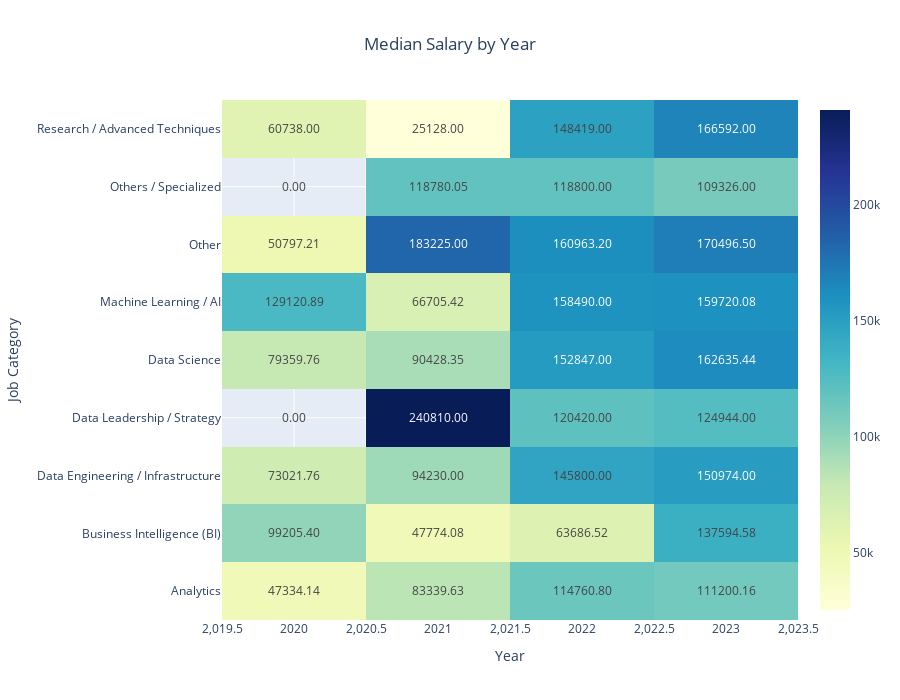

This figure's notebook cell:
### Markdown cell above
## Remote Work Distribution

The histogram shows the distribution of job roles based on their remote work ratio, highlighting three categories: **On-site (0)**, **Hybrid (50)**, and **Fully Remote (100)**:

- **On-site roles** make up the largest portion, with **1,923 jobs** (around 51%), showing that many companies still prefer or require employees to be physically present in the workplace.
- **Fully Remote roles** are the second most common, accounting for **1,643 jobs** (approximately 44%). This reflects the growing trend of remote work, as more organizations continue to adopt fully remote models.
- **Hybrid roles** are the least common, with only **189 jobs** (about 5%), indicating that while some companies offer a mix of remote and on-site work, it is less common than the fully remote or fully on-site models.

This distribution suggests that while on-site jobs remain dominant, there is a significant shift toward fully remote work, with hybrid models still being a relatively rare approach.

### Code cell
# create pivot table
pivot_table = data.pivot_table(values='adjusted_salary_usd', index='job_category', columns='work_year', aggfunc='median')

# Create Heatmap
fig = go.Figure(data=go.Heatmap(
    z=pivot_table.values,
    x=pivot_table.columns,
    y=pivot_table.index,
    colorscale='YlGnBu',
    text=pivot_table.values,
    texttemplate="%{text:.2f}",
    textfont={"size":12}
))

fig.update_layout(
    title='Median Salary by Year',
    xaxis_title='Year',
    yaxis_title='Job Category',
    title_x = 0.5,
    height=700,
   
)

fig.show()

### Figure 1 — Plotly figure (JSON) as saved in the notebook; plotly's stock layout.template omitted (floating-point values rounded to 4 significant figures)
{"data": [{"colorscale": [[0, "rgb(255,255,217)"], [0.125, "rgb(237,248,177)"], [0.25, "rgb(199,233,180)"], [0.375, "rgb(127,205,187)"], [0.5, "rgb(65,182,196)"], [0.625, "rgb(29,145,192)"], [0.75, "rgb(34,94,168)"], [0.875, "rgb(37,52,148)"], [1, "rgb(8,29,88)"]], "text": [[47330.0, 83340.0, 114800.0, 111200.0], [99210.0, 47770.0, 63690.0, 137600.0], [73020.0, 94230, 145800, 150974], [null, 240810, 120420, 124944], [79360.0, 90430.0, 152847, 162600.0], [129100.0, 66710.0, 158490, 159700.0], [50800.0, 183225, 161000.0, 170500.0], [null, 118800.0, 118800, 109326], [60738, 25128, 148419, 166592]], "textfont": {"size": 12}, "texttemplate": "%{text:.2f}", "type": "heatmap", "x": [2020, 2021, 2022, 2023], "y": ["Analytics", "Business Intelligence (BI)", "Data Engineering / Infrastructure", "Data Leadership / Strategy", "Data Science", "Machine Learning / AI", "Other", "Others / Specialized", "Research / Advanced Techniques"], "z": [[47330.0, 83340.0, 114800.0, 111200.0], [99210.0, 47770.0, 63690.0, 137600.0], [73020.0, 94230, 145800, 150974], [null, 240810, 120420, 124944], [79360.0, 90430.0, 152847, 162600.0], [129100.0, 66710.0, 158490, 159700.0], [50800.0, 183225, 161000.0, 170500.0], [null, 118800.0, 118800, 109326], [60738, 25128, 148419, 166592]]}], "layout": {"height": 700, "title": {"text": "Median Salary by Year", "x": 0.5}, "xaxis": {"title": {"text": "Year"}}, "yaxis": {"title": {"text": "Job Category"}}}}
